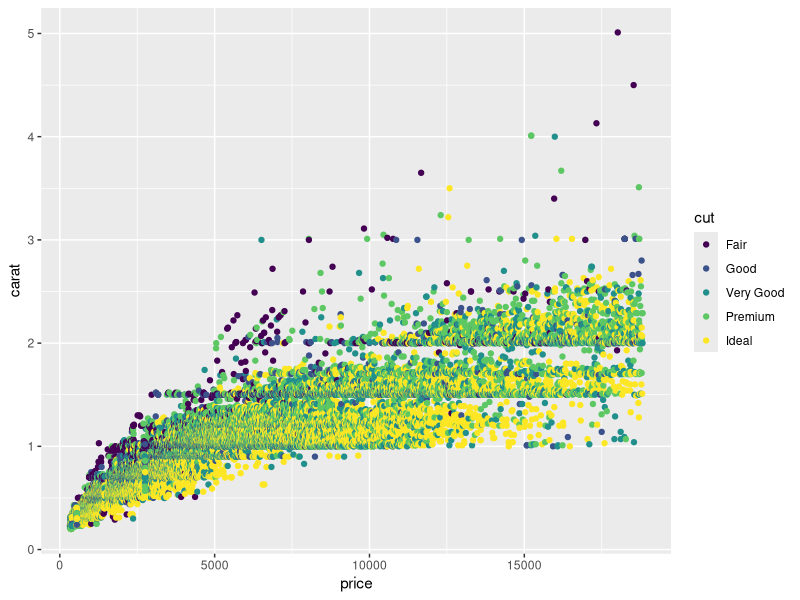

Reproduce this figure in R.
## ---- chunk 1
knitr::opts_chunk$set(echo = TRUE)
library(tidyverse)
## ---- chunk 2
### In this code chunk, start with the diamonds dataset (built in to
### ggplot2 package) and create a plot of price vs. carat (or some other
### variables of your choice)
ggplot(data = diamonds,
       aes(x = price, y = carat)) +
  geom_point(aes(color = cut))
 
## ---- chunk 3
### In this code chunk, start with the diamonds dataset (built in to
### ggplot2 package) and create a subset based on filtering, e.g., 
### size greater than 1 carat or cut is "Ideal"
diamond_subset <- diamonds %>%
  filter(carat > 1 & cut == 'Ideal')

## ---- chunk 4
diamonds %>% 
  group_by(cut) %>% 
  summarize(mean_carat = mean(carat, na.rm = TRUE))

## ---- chunk 5
### Both partners - delete this comment, then write some code here
### to plot, summarize, calculate something simple using the diamonds
### dataset.



